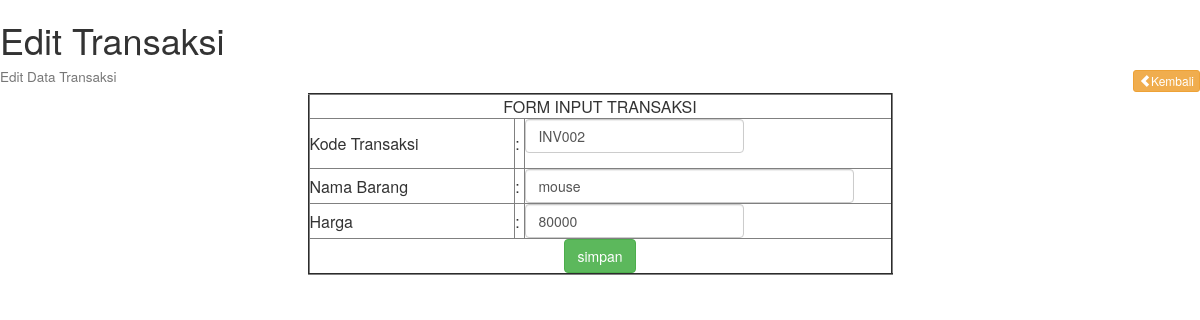
The page /edit.php?id=INV002 on the database its author committed.
### tables this page shows
CREATE TABLE `transaksi` (
  `kode_transaksi` char(15) NOT NULL,
  `nama_barang` varchar(70) NOT NULL,
  `harga` int(8) NOT NULL,
  `diskon` decimal(8,2) NOT NULL,
  `total` decimal(8,2) NOT NULL
);

### edit.php (the view)
<?php include_once('koneksi.php');?>
  <link href="assets/css/bootstrap.min.css" rel="stylesheet">
  <link href="assets/css/simple-sidebar.css" rel="stylesheet">
<div>
  <h1>Edit Transaksi</h1>
    <h4>
      <small> Edit Data Transaksi</small>
      <div class="pull-right">
        <a href="index.php" class="btn btn-warning btn-xs"><i class="glyphicon glyphicon-chevron-left "></i>Kembali</a>
      </div>
    </h4>
    <div class="row">
      <div class="col-lg-6 col-lg-offset-3">
          <?php
           $id = @$_GET['id'];
           $sql_transaksi = mysqli_query($con, " SELECT * FROM transaksi WHERE kode_transaksi ='$id' ") or die (mysqli_error($con));
           $data = mysqli_fetch_array($sql_transaksi);
          ?>
        <form action="simpan.php" method="post">
          <table border="2px" style="width: 100%">
            <tr >
            <td colspan="3" align="center">FORM INPUT TRANSAKSI</td>
          </tr>
          <tr>
            <td>Kode Transaksi</td>
            <td>:</td>
            <td>
              <div class="form-group">
                <input type="text" style="width: 60%" value="<?=$data['kode_transaksi'] ?>" name="kode_transaksi" class="form-control"  id="kode_transaksi" required>
              </div>
            </td>
          </tr>
          <tr>
            <td>Nama Barang</td>
            <td>:</td>
            <td>
              <input type="text" style="width: 90%" value="<?=$data['nama_barang'] ?>" name="nama_barang" class="form-control"  id="nama_barang" required>
            </td>
          </tr>
          <tr>
            <td>Harga</td>
            <td>:</td>
            <td><input type="text" style="width: 60%" value="<?=$data['harga'] ?>" name="harga" class="form-control"  id="harga" required></td>
          </tr>
          <tr>
            <td colspan="3" align="center"><input type="submit" name="edit" value="simpan" class="btn btn-success "></td>
          </tr>
          </table>
        </form>
      </div>
    </div>
</div>

### rows shown on the page
transaksi: kode_transaksi "INV002", nama_barang "mouse", harga "80000"
